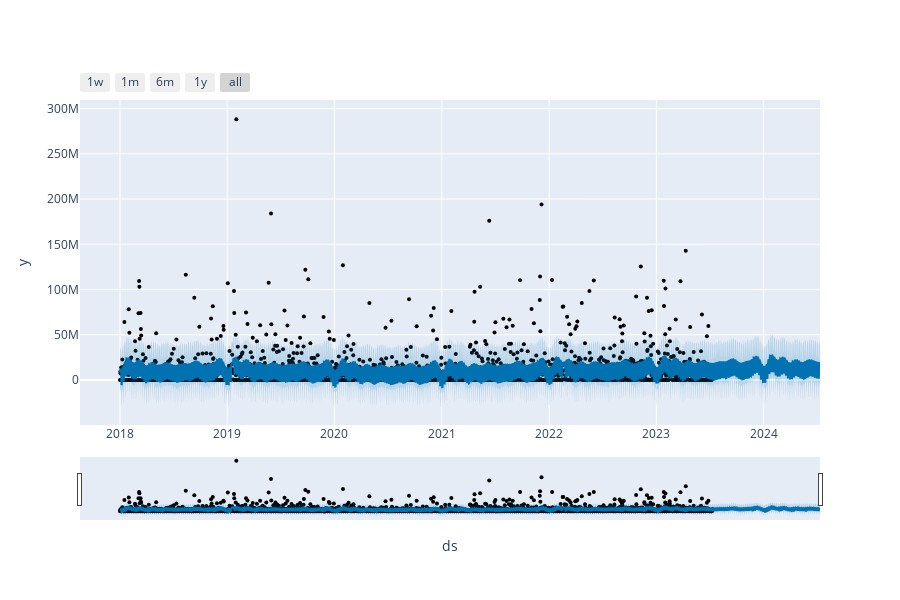
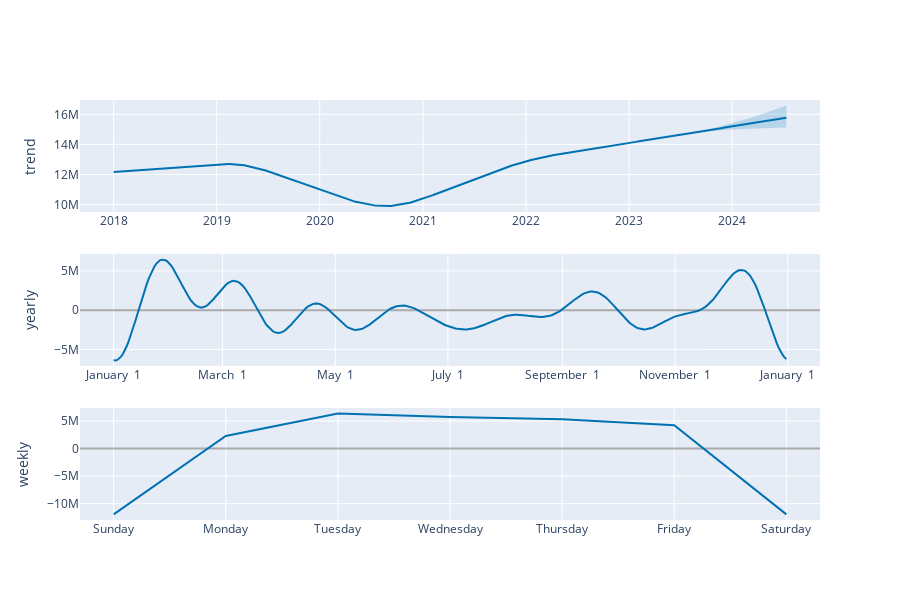

Notebook code for these charts, in order:
### Code cell
from prophet.plot import plot_plotly, plot_components_plotly

# Plot the forecast
fig1 = plot_plotly(model, forecast)
fig1.show()

# Plot the components (trend, yearly seasonality, and weekly seasonality)
fig2 = plot_components_plotly(model, forecast)
fig2.show()

### Figure 1 — Plotly figure (JSON) as saved in the notebook; plotly's stock layout.template omitted (floating-point values rounded to 4 significant figures; data arrays with more than 128 entries replaced by an {"elided": "..."} marker saying what was removed)
{"data": [{"marker": {"color": "black", "size": 4}, "mode": "markers", "name": "Actual", "type": "scatter", "x": {"elided": "2006 str values"}, "y": {"elided": "2006 float values"}}, {"hoverinfo": "skip", "line": {"width": 0}, "mode": "lines", "type": "scatter", "x": {"elided": "2371 str values"}, "y": {"elided": "2371 float values"}}, {"fill": "tonexty", "fillcolor": "rgba(0, 114, 178, 0.2)", "line": {"color": "#0072B2", "width": 2}, "mode": "lines", "name": "Predicted", "type": "scatter", "x": {"elided": "2371 str values"}, "y": {"elided": "2371 float values"}}, {"fill": "tonexty", "fillcolor": "rgba(0, 114, 178, 0.2)", "hoverinfo": "skip", "line": {"width": 0}, "mode": "lines", "type": "scatter", "x": {"elided": "2371 str values"}, "y": {"elided": "2371 float values"}}], "layout": {"height": 600, "showlegend": false, "width": 900, "xaxis": {"rangeselector": {"buttons": [{"count": 7, "label": "1w", "step": "day", "stepmode": "backward"}, {"count": 1, "label": "1m", "step": "month", "stepmode": "backward"}, {"count": 6, "label": "6m", "step": "month", "stepmode": "backward"}, {"count": 1, "label": "1y", "step": "year", "stepmode": "backward"}, {"step": "all"}]}, "rangeslider": {"visible": true}, "title": {"text": "ds"}, "type": "date"}, "yaxis": {"title": {"text": "y"}}}}

### Figure 2 — Plotly figure (JSON) as saved in the notebook; plotly's stock layout.template omitted (floating-point values rounded to 4 significant figures; data arrays with more than 128 entries replaced by an {"elided": "..."} marker saying what was removed)
{"data": [{"line": {"color": "#0072B2", "width": 2}, "mode": "lines", "name": "trend", "type": "scatter", "x": {"elided": "2371 str values"}, "xaxis": "x", "y": {"elided": "2371 float values"}, "yaxis": "y"}, {"line": {"color": "rgba(0, 114, 178, 0.2)", "width": 0}, "mode": "lines", "name": "trend_upper", "type": "scatter", "x": {"elided": "2371 str values"}, "xaxis": "x", "y": {"elided": "2371 float values"}, "yaxis": "y"}, {"fill": "tonexty", "fillcolor": "rgba(0, 114, 178, 0.2)", "line": {"color": "rgba(0, 114, 178, 0.2)", "width": 0}, "mode": "lines", "name": "trend_lower", "type": "scatter", "x": {"elided": "2371 str values"}, "xaxis": "x", "y": {"elided": "2371 float values"}, "yaxis": "y"}, {"line": {"color": "#0072B2", "width": 2}, "mode": "lines", "name": "yearly", "type": "scatter", "x": {"elided": "365 str values"}, "xaxis": "x2", "y": {"elided": "365 float values"}, "yaxis": "y2"}, {"line": {"color": "#0072B2", "width": 2}, "mode": "lines", "name": "weekly", "type": "scatter", "x": ["2017-01-01T00:00:00", "2017-01-02T00:00:00", "2017-01-03T00:00:00", "2017-01-04T00:00:00", "2017-01-05T00:00:00", "2017-01-06T00:00:00", "2017-01-07T00:00:00"], "xaxis": "x3", "y": [-11940000.0, 2272000.0, 6342000.0, 5704000.0, 5337000.0, 4234000.0, -11950000.0], "yaxis": "y3"}], "layout": {"height": 600, "showlegend": false, "width": 900, "xaxis": {"anchor": "y", "domain": [0, 1], "range": ["2017-09-03T20:24:00", "2024-11-07T03:36:00"], "type": "date"}, "xaxis2": {"anchor": "y2", "domain": [0, 1], "range": ["2016-12-13T18:54:02.958904115", "2018-01-18T11:04:57.863013581"], "tickformat": "%B %e", "type": "date"}, "xaxis3": {"anchor": "y3", "domain": [0, 1], "range": ["2016-12-31T16:48:00", "2017-01-07T07:12:00"], "tickformat": "%A", "type": "date"}, "yaxis": {"anchor": "x", "domain": [0.7333, 1], "rangemode": "normal", "title": {"text": "trend"}, "zerolinecolor": "#AAA"}, "yaxis2": {"anchor": "x2", "domain": [0.3667, 0.6333], "title": {"text": "yearly"}, "zerolinecolor": "#AAA"}, "yaxis3": {"anchor": "x3", "domain": [0, 0.2667], "title": {"text": "weekly"}, "zerolinecolor": "#AAA"}}}
